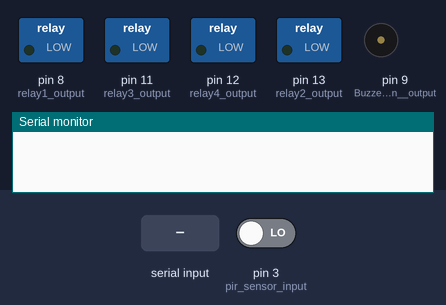
Bench run of a sketch on a simulated Arduino Uno, built with avr-gcc and run on an emulated ATmega328P. Parts: switched loads named in the sketch (green lamp = pin HIGH), buzzer (waves = sounding), the last lines printed to the serial monitor. The inputs (shaded band) are chosen by the test bench; at power-on: pin 3 (pir_sensor_input) LOW.

Above: at 1.2 s.
1.3 s: pin 3 (pir_sensor_input) driven HIGH
At 2.3 s:
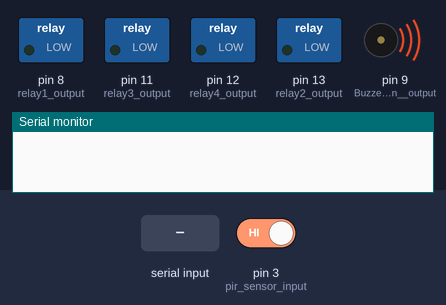
4.3 s: "b\n" received over Serial
At 5.9 s:
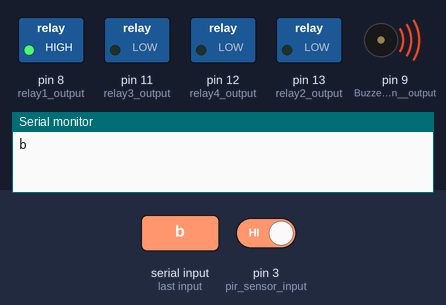
7.3 s: byte 100 ('d') received over Serial
At 8.6 s:
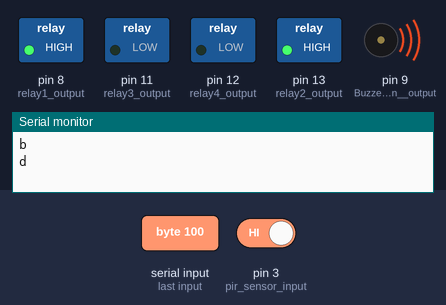
10.3 s: byte 97 ('a') received over Serial
At 12.2 s:
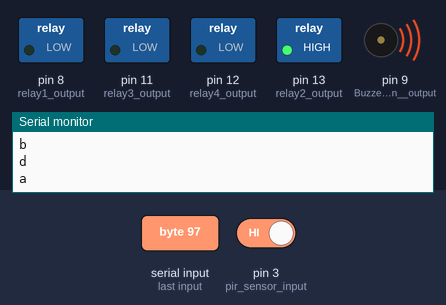
13.3 s: byte 102 ('f') received over Serial
At 14.9 s:
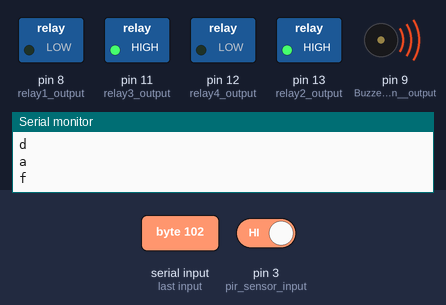
16.3 s: byte 99 ('c') received over Serial
At 17.6 s:
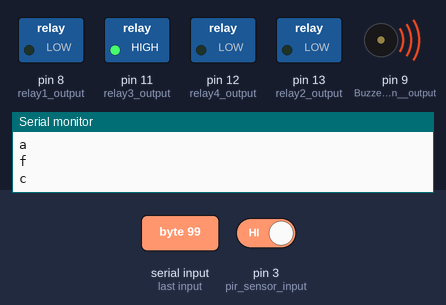
Timing chart, 0 to 20.3 s (numbered marks = the images above; inputs shaded):
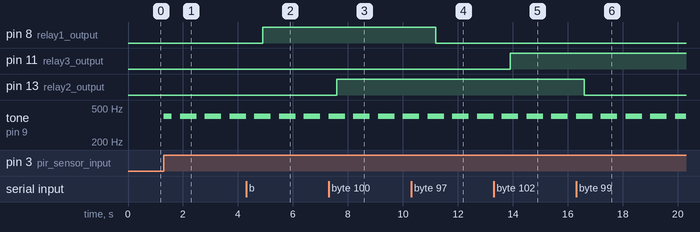

The sketch:

japjeet_arduino_automation.ino
```cpp
//FOR VIDEO
//VISIT :- https://youtu.be/oGQfVI8lAf4
//WEBSITE :- WWW.japjeetsingh.tech


char data = 0;
void setup()

{
Serial.begin(9600);
pinMode(8, OUTPUT);//relay1 output
pinMode(13, OUTPUT);//relay2 output
pinMode(11, OUTPUT);//relay3 output
pinMode(12, OUTPUT);  //relay4 output
pinMode(3, INPUT); // pir sensor input
pinMode(9, OUTPUT); //Buzzer pin  output
}
void loop()
{
  if(digitalRead(3) == HIGH){ //checks if pir sensor pin is high
tone(9, 400);
delay(300);
noTone(9);
delay(300);
tone(9, 400);
delay(300);
}
else {
noTone(9);
 }
if(Serial.available() > 0)
{
data = Serial.read();
Serial.print(data);
Serial.print("\n");
if(data == 'a')
digitalWrite(8, LOW);
else if(data == 'b')
digitalWrite(8, HIGH);

  if(data == 'c')
digitalWrite(13, LOW);
else if(data == 'd')
digitalWrite(13, HIGH);

if(data == 'e')
digitalWrite(11, LOW);
else if(data == 'f')
digitalWrite(11, HIGH);

if(data == 'g')
digitalWrite(12, HIGH);
else if(data == 'h')
digitalWrite(12, LOW);
}

}
```

Measured:
- after the input at 1.3 s, tone on pin 9 (Buzzer_pin__output): silent → 400 Hz at once, then repeats every 0.90 s: silent 0.30 s, 400 Hz 0.60 s
- after the input at 4.3 s, pin 8 (relay1_output): LOW → HIGH after 0.60 s
- after the input at 7.3 s, pin 13 (relay2_output): LOW → HIGH after 0.30 s
- after the input at 10.3 s, pin 8 (relay1_output): HIGH → LOW after 0.90 s
- after the input at 13.3 s, pin 11 (relay3_output): LOW → HIGH after 0.60 s
- after the input at 16.3 s, pin 13 (relay2_output): HIGH → LOW after 0.30 s
